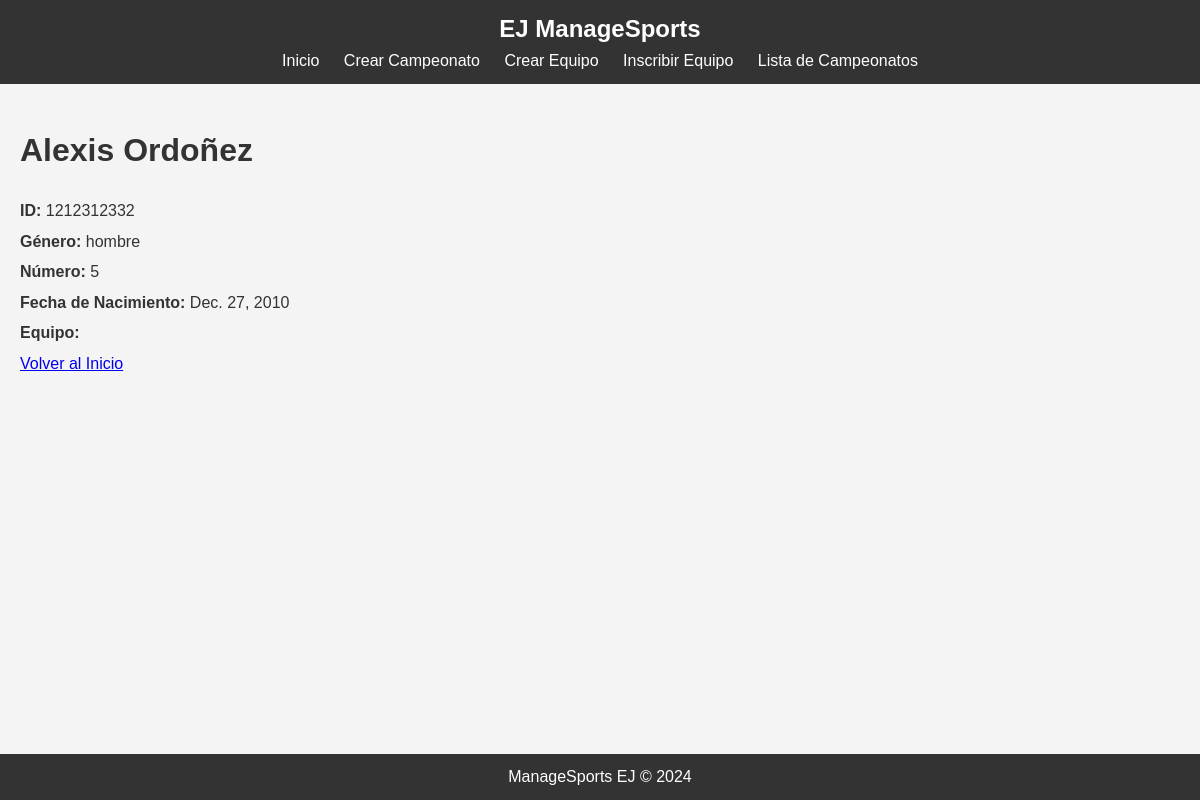
The page /detalle_deportista/5/ on the database its author committed.
### campeonato/models.py (models this page shows, shortened)
class Deportista(models.Model):
    nombre = models.CharField(max_length=100)
    apellido = models.CharField(max_length=100)
    identificacion = models.CharField(max_length=50, unique=True)
    genero = models.CharField(max_length=20, choices=Equipo.GENERO_CHOICES)
    numero = models.PositiveIntegerField()
    fecha_nacimiento = models.DateField()
    participacion = models.ForeignKey('Participacion', on_delete=models.CASCADE, related_name='deportistas_participacion')

### campeonato/views.py (the view)
# urls.py: path('detalle_deportista/<int:deportista_id>/', views.detalle_deportista, name='detalle_deportista'),
def detalle_deportista(request, deportista_id):
    deportista = get_object_or_404(Deportista, id=deportista_id)
    return render(request, 'campeonato/detalle_deportista.html', {'deportista': deportista})

### campeonato/templates/campeonato/detalle_deportista.html (shortened to what this page needs)
{% extends 'campeonato/base.html' %}
{% block content %}
    <h1>{{ deportista.nombre }} {{ deportista.apellido }}</h1>
    <p><strong>ID:</strong> {{ deportista.identificacion }}</p>
    <p><strong>Género:</strong> {{ deportista.genero }}</p>
    <p><strong>Número:</strong> {{ deportista.numero }}</p>
    <p><strong>Fecha de Nacimiento:</strong> {{ deportista.fecha_nacimiento }}</p>
    <p><strong>Equipo:</strong> {{ deportista.equipo.nombre }}</p>
    <a href="{% url 'home' %}">Volver al Inicio</a>
{% endblock %}

### campeonato/static/css/styles.css (style rules this page uses)
body { font-family: Arial, sans-serif; line-height: 1.6; margin: 0; padding: 0; color: #333; background-color: #f4f4f4; }
h1 { color: #333; }
p { margin: 5px 0; }

### rows shown on the page
Deportista: nombre "Alexis", apellido "Ordoñez", identificacion "1212312332", genero "hombre", numero "5", fecha_nacimiento "Dec. 27, 2010"
